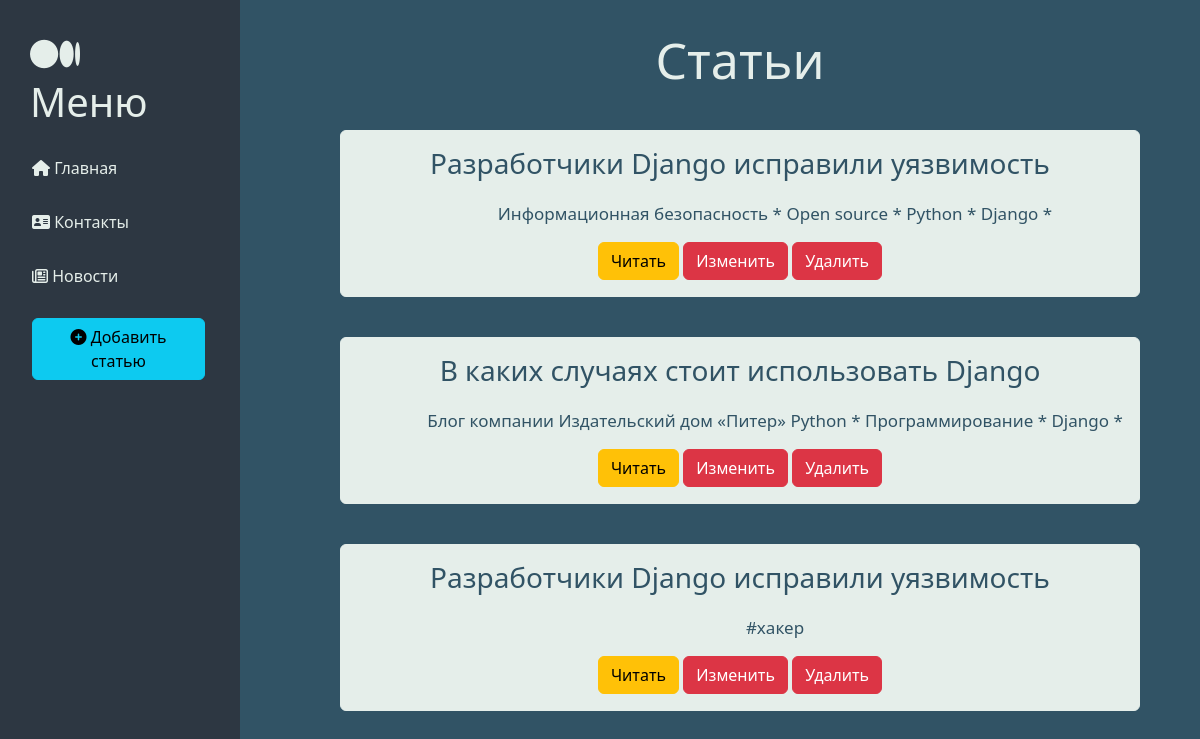
Page /news/ on the committed database.
### news/models.py (models this page shows, shortened)
class Article(models.Model):
    title=models.CharField('Name of article', max_length=50)
    anons=models.CharField('Anons', max_length=250)
    full_text=models.TextField('Acticle')
    date=models.DateTimeField('Data of published')
    class Meta:
        verbose_name='Новость'
        verbose_name_plural='Новости'

### news/views.py (the view)
# urls.py: path('', views.news_home, name='news_home'),
def news_home(request):
    news=Article.objects.all()
    data={
        'news':news
    }
    return render(request, 'news/news_home.html', data)

### news/templates/news/news_home.html (shortened to what this page needs)
{% extends 'main/layout.html' %}
{% block content %}
<div class="features">
<h1>Статьи</h1>
{% if news %}
    {% for el in news %}
        <div class="alert alert-warning">
            <div class="anons">
            <h3>{{ el.title }}</h3>
            <p>{{ el.anons }}</p>
            </div>
            <a href="{% url 'news-detail' el.id %}" class="btn btn-warning"> Читать</a>
            <a href="{% url 'news-update' el.id %}" class="btn btn-danger"> Изменить</a>
            <a href="{% url 'news-delete' el.id %}" class="btn btn-danger"> Удалить</a>
        </div>
    {% endfor %}
{% endif %}
</div>
{% endblock %}

### main/templates/main/layout.html (shortened to what this page needs)
<!DOCTYPE html>
<html lang="en">
    <head>
        <link href="https://cdn.jsdelivr.net/npm/bootstrap@5.3.2/dist/css/bootstrap.min.css" rel="stylesheet">
        <link rel="stylesheet" href="https://use.fontawesome.com/releases/v6.4.2/css/all.css">
        {% load static %}
        <link rel="stylesheet" href="{% static 'main/css/main.css' %}" />
</head>
<body>
    <aside>
        <h3><i class="fa-brands fa-medium"></i> Меню</h3>
        <ul>
            <a href="{% url 'home' %}"><li><i class="fa-solid fa-house"></i> Главная</li></a>
            <a href="{% url 'about' %}"><li><i class="fa-solid fa-address-card"></i> Контакты</li></a>
            <a href="{% url 'news_home' %}"><li><i class="fa-regular fa-newspaper"></i> Новости</li></a>
            <a href="{% url 'create' %}"><li><button class="btn btn-info"><i class="fas fa-plus-circle"></i> Добавить статью</button></li></a>
        </ul>
    </aside>
    <main>
    {% block content %}
    {% endblock %}
    </main>
</body>
</html>

### main/static/main/css/main.css (style rules this page uses)
body { background-color:#315365; }
aside { float:left; background-color: #2D3742; width:20%; padding: 2.5%; height: 100vh; color: #E5EEEA; border-right: 5px solid #2D3742; }
aside h3 { font-size: 40px; }
aside ul { list-style: none; margin-left: -30px; }
aside ul li { color:#E5EEEA; display: block; margin-top: 30px; transition: trasform .6s ease; }
main .features { float: left; margin-top: 30px; color: #E5EEEA; text-align: center; width: 75%; }
main .features h1 { font-size: 50px; margin-left: 100px; }
main .features p { font-size: 17px; margin-top: 20px; margin-left: 70px; text-align:left; }
div.alert.alert-warning { margin-left: 100px; margin-top:40px; background-color:#E5EEEA; color:#315365; --bs-alert-border-color: #E5EEEA; }
main .anons p { text-align:center; }
main .anons h3 { text-align:center; }

### main/templates/main/layout.html (style rules this page uses)
a { text-decoration: none; }

### rows in the picture
Article: title "Разработчики Django исправили уязвимость", anons "Информационная безопасность * Open source * Python * Django *"
Article: title "В каких случаях стоит использовать Django", anons "Блог компании Издательский дом «Питер» Python * Программирование * Django *"
Article: title "Разработчики Django исправили уязвимость", anons "#хакер"
